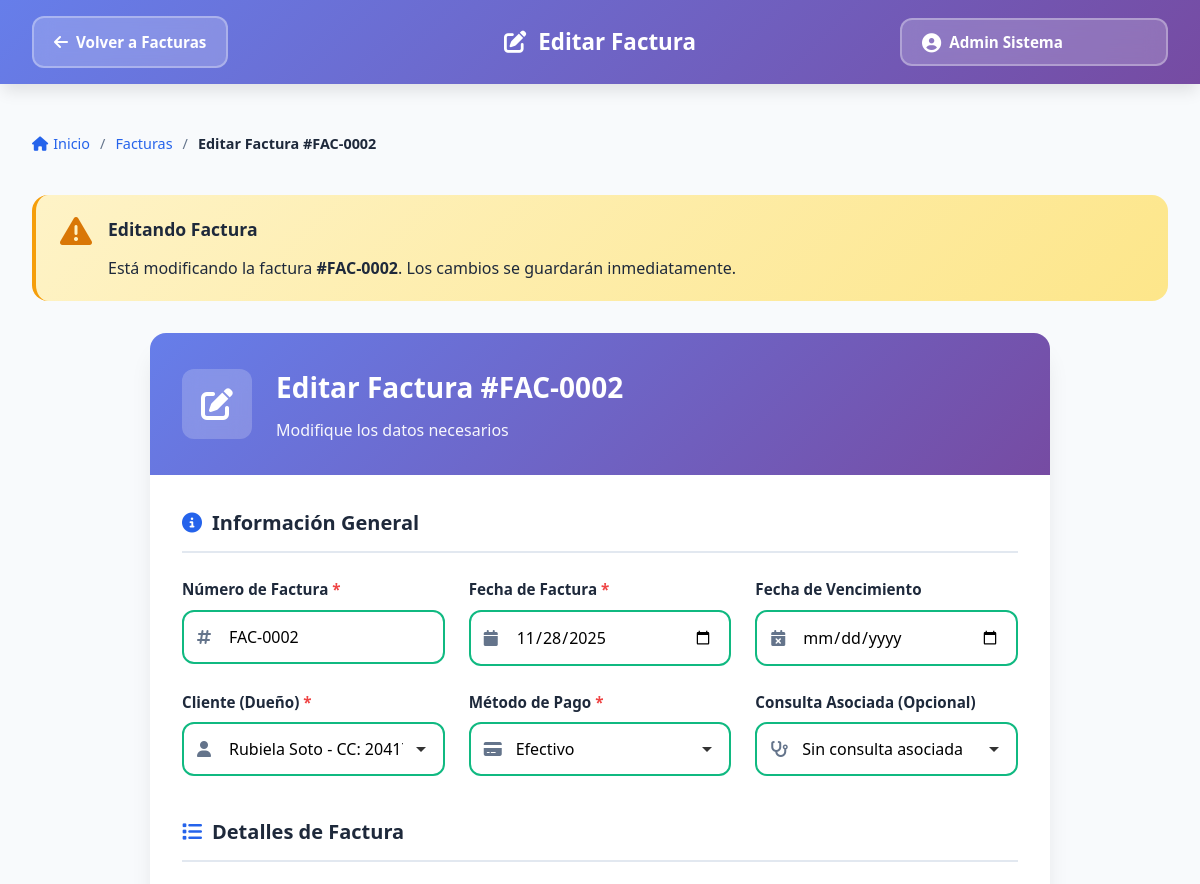
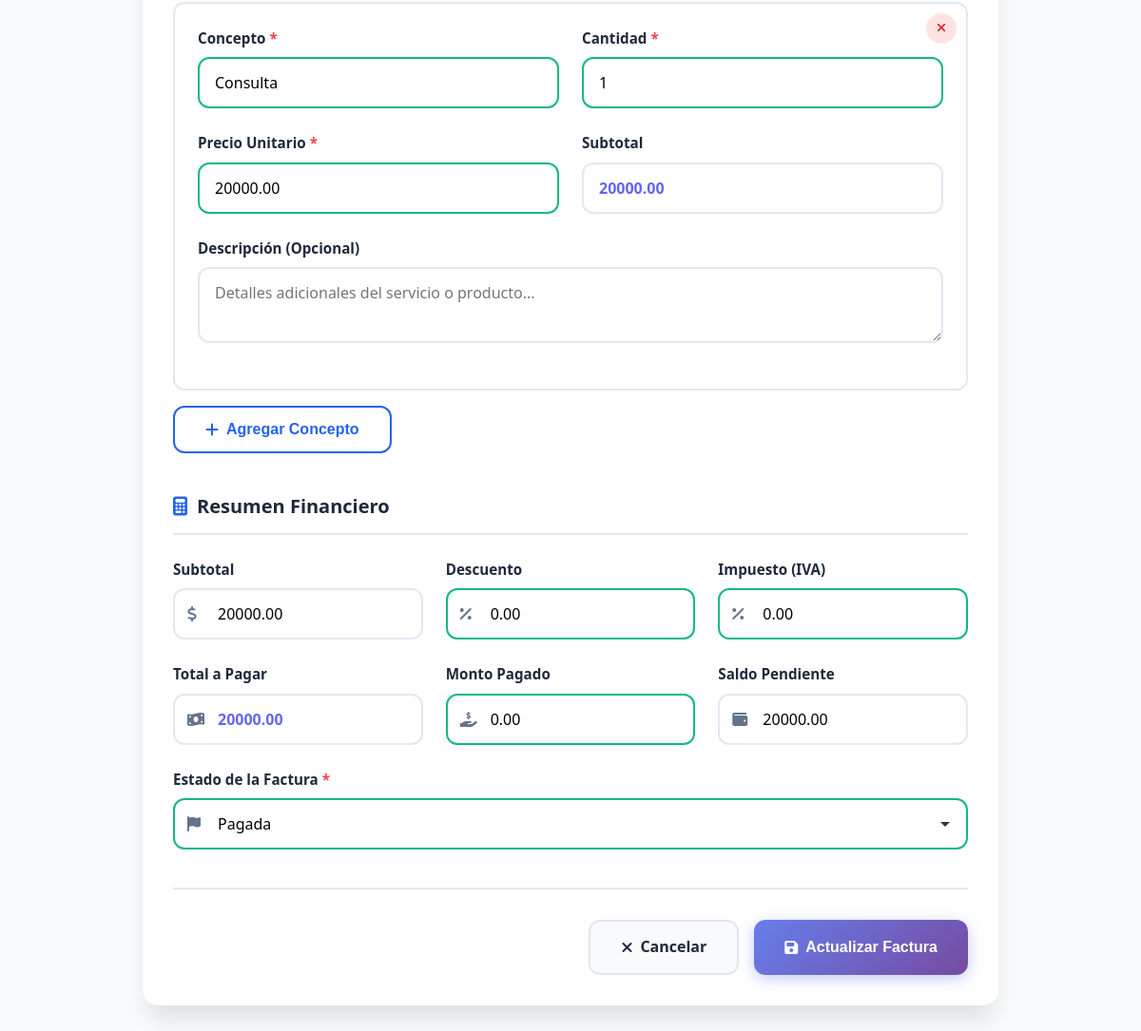
The app's page /Views/Facturas/Editar.php?id=11 (signed in) with its own data (2 pictures, top to bottom).
### tables this page shows
CREATE TABLE `factura` (
  `id_factura` int(10) UNSIGNED NOT NULL,
  `numero_factura` varchar(20) NOT NULL,
  `fecha_factura` date NOT NULL,
  `fecha_vencimiento` date DEFAULT NULL,
  `metodo_pago` enum('Efectivo','Tarjeta','Transferencia','Otro') NOT NULL,
  `subtotal` decimal(10,2) NOT NULL DEFAULT 0.00,
  `descuento` decimal(10,2) NOT NULL DEFAULT 0.00,
  `impuesto` decimal(10,2) NOT NULL DEFAULT 0.00,
  `total` decimal(10,2) NOT NULL,
  `pagado` decimal(10,2) NOT NULL DEFAULT 0.00,
  `saldo` decimal(10,2) NOT NULL DEFAULT 0.00,
  `id_consulta` int(10) UNSIGNED DEFAULT NULL,
  `id_dueno` int(10) UNSIGNED NOT NULL,
  `descripcion` text DEFAULT NULL,
  `observaciones` text DEFAULT NULL,
  `estado` enum('Pendiente','Pagada','Vencida','Anulada') NOT NULL DEFAULT 'Pendiente'
);

### Views/Facturas/Editar.php (the view, shortened to what this page needs)
<?php
$user_name = $_SESSION['user_name'] ?? 'Usuario';
$conn = getConnection();
$id_factura = intval($_GET['id'] ?? 0);
$stmt = $conn->prepare("SELECT f.*, d.primer_nombre, d.primer_apellido
                        FROM factura f
                        INNER JOIN dueno d ON f.id_dueno = d.id_dueno
                        WHERE f.id_factura = ?");
$stmt->bind_param("i", $id_factura);
$stmt->execute();
$result = $stmt->get_result();
$factura = $result->fetch_assoc();
$duenos = $conn->query("SELECT id_dueno, CONCAT(primer_nombre, ' ', primer_apellido) AS nombre_completo, cedula
                        FROM dueno ORDER BY primer_nombre, primer_apellido");
?>
<!DOCTYPE html>
<html lang="es">
<head>
    <link rel="stylesheet" href="https://cdnjs.cloudflare.com/ajax/libs/font-awesome/6.4.0/css/all.min.css">
    <link rel="stylesheet" href="../../Assets/Css/Dashboard.css">
    <link rel="stylesheet" href="../../Assets/Css/Forms.css">
</head>
<body>
    <nav class="navbar">
        <div class="nav-container">
            <div class="nav-left">
                <a href="Listar.php" class="btn-back">
                    <i class="fas fa-arrow-left"></i>
                    Volver a Facturas
                </a>
            </div>
            <div class="nav-center">
                <h1 class="page-title">
                    <i class="fas fa-edit"></i>
                    Editar Factura
                </h1>
            </div>
            <div class="nav-right">
                <span class="user-badge">
                    <i class="fas fa-user-circle"></i>
                    <?php echo htmlspecialchars($user_name); ?>
                </span>
            </div>
        </div>
    </nav>
    <main class="main-content">
        <div class="container">
            <div class="breadcrumb">
                <a href="../../Dashboard.php"><i class="fas fa-home"></i> Inicio</a>
                <span class="separator">/</span>
                <a href="Listar.php">Facturas</a>
                <span class="separator">/</span>
                <span class="current">Editar Factura #<?php echo htmlspecialchars($factura['numero_factura']); ?></span>
            </div>
            <div class="alert alert-warning">
                <div class="alert-icon">
                    <i class="fas fa-exclamation-triangle"></i>
                </div>
                <div class="alert-content">
                    <h4>Editando Factura</h4>
                    <p>Está modificando la factura <strong>#<?php echo htmlspecialchars($factura['numero_factura']); ?></strong>. Los cambios se guardarán inmediatamente.</p>
                </div>
            </div>
            <div class="form-container">
                <div class="form-card">
                    <div class="form-header">
                        <div class="header-icon">
                            <i class="fas fa-edit"></i>
                        </div>
                        <div class="header-text">
                            <h2>Editar Factura #<?php echo htmlspecialchars($factura['numero_factura']); ?></h2>
                            <p>Modifique los datos necesarios</p>
                        </div>
                    </div>
                    <form id="formFactura" method="POST">
                        <div class="form-section">
                            <h3 class="section-title">
                                <i class="fas fa-info-circle"></i>
                                Información General
                            </h3>
                            <div class="form-row">
                                <div class="form-group">
                                    <label for="numero_factura">Número de Factura</label>
                                    <div class="input-with-icon">
                                        <input type="text" id="numero_factura" name="numero_factura"
                                               value="<?php echo htmlspecialchars($factura['numero_factura']); ?>" required>
                                    </div>
                                </div>
                                <div class="form-group">
                                    <label for="fecha_factura">Fecha de Factura</label>
                                    <div class="input-with-icon">
                                        <input type="date" id="fecha_factura" name="fecha_factura"
                                               value="<?php echo $factura['fecha_factura']; ?>" required>
                                    </div>
                                </div>
                                <div class="form-group">
                                    <label for="fecha_vencimiento">Fecha de Vencimiento</label>
                                    <div class="input-with-icon">
                                        <input type="date" id="fecha_vencimiento" name="fecha_vencimiento"
                                               value="<?php echo $factura['fecha_vencimiento']; ?>">
                                    </div>
                                </div>
                            </div>
                            <div class="form-row">
                                <div class="form-group">
                                    <label for="id_dueno">Cliente (Dueño)</label>
                                    <div class="input-with-icon">
                                        <select id="id_dueno" name="id_dueno" required>
                                            <?php while($dueno = $duenos->fetch_assoc()): ?>
                                                <option value="<?php echo $dueno['id_dueno']; ?>"
                                                    <?php echo ($dueno['id_dueno'] == $factura['id_dueno']) ? 'selected' : ''; ?>>
                                                    <?php echo htmlspecialchars($dueno['nombre_completo'] . ' - CC: ' . $dueno['cedula']); ?>
                                                </option>
                                            <?php endwhile; ?>
                                        </select>
                                    </div>
                                </div>
                                <div class="form-group">
                                    <label for="metodo_pago">Método de Pago</label>
                                    <div class="input-with-icon">
                                        <select id="metodo_pago" name="metodo_pago" required>
                                            <option value="Efectivo" <?php echo ($factura['metodo_pago'] == 'Efectivo') ? 'selected' : ''; ?>>Efectivo</option>
                                        </select>
                                    </div>
                                </div>
                                <div class="form-group">
                                    <label for="id_consulta">Consulta Asociada (Opcional)</label>
                                    <div class="input-with-icon">
                                        <select id="id_consulta" name="id_consulta">
                                            <option value="">Sin consulta asociada</option>
                                        </select>
                                    </div>
                                </div>
                            </div>
                        </div>
                        <div class="form-section">
                            <h3 class="section-title">
                                <i class="fas fa-list"></i>
                                Detalles de Factura
                            </h3>
                            <div id="detalles-container">
                            </div>
                            <button type="button" class="btn btn-outline" onclick="agregarDetalle()">
                                <i class="fas fa-plus"></i>
                                Agregar Concepto
                            </button>
                        </div>
                        <div class="form-section">
                            <h3 class="section-title">
                                <i class="fas fa-calculator"></i>
                                Resumen Financiero
                            </h3>
                            <div class="form-row">
                                <div class="form-group">
                                    <label for="subtotal">Subtotal</label>
                                    <div class="input-with-icon">
                                        <input type="number" id="subtotal" name="subtotal" step="0.01"
                                               value="<?php echo $factura['subtotal']; ?>" readonly>
                                    </div>
                                </div>
                                <div class="form-group">
                                    <label for="descuento">Descuento</label>
                                    <div class="input-with-icon">
                                        <input type="number" id="descuento" name="descuento" step="0.01"
                                               value="<?php echo $factura['descuento']; ?>" onchange="calcularTotales()">
                                    </div>
                                </div>
                                <div class="form-group">
                                    <label for="impuesto">Impuesto (IVA)</label>
                                    <div class="input-with-icon">
                                        <input type="number" id="impuesto" name="impuesto" step="0.01"
                                               value="<?php echo $factura['impuesto']; ?>" onchange="calcularTotales()">
                                    </div>
                                </div>
                            </div>
                            <div class="form-row">
                                <div class="form-group">
                                    <label for="total">Total a Pagar</label>
                                    <div class="input-with-icon">
                                        <input type="number" id="total" name="total" step="0.01"
                                               value="<?php echo $factura['total']; ?>" readonly style="font-weight: 700; color: #6366f1;">
                                    </div>
                                </div>
                                <div class="form-group">
                                    <label for="pagado">Monto Pagado</label>
                                    <div class="input-with-icon">
                                        <input type="number" id="pagado" name="pagado" step="0.01"
                                               value="<?php echo $factura['pagado']; ?>" onchange="calcularSaldo()">
                                    </div>
                                </div>
                                <div class="form-group">
                                    <label for="saldo">Saldo Pendiente</label>
                                    <div class="input-with-icon">
                                        <input type="number" id="saldo" name="saldo" step="0.01"
                                               value="<?php echo $factura['saldo']; ?>" readonly>
                                    </div>
                                </div>
                            </div>
                            <div class="form-row">
                                <div class="form-group">
                                    <label for="estado">Estado de la Factura</label>
                                    <div class="input-with-icon">
                                        <select id="estado" name="estado" required>
                                            <option value="Pagada" <?php echo ($factura['estado'] == 'Pagada') ? 'selected' : ''; ?>>Pagada</option>
                                        </select>
                                    </div>
                                </div>
                            </div>
                        </div>
                        <div class="form-actions">
                            <a href="Listar.php" class="btn btn-secondary">
                                <i class="fas fa-times"></i>
                                Cancelar
                            </a>
                            <button type="submit" class="btn btn-primary">
                                <i class="fas fa-save"></i>
                                Actualizar Factura
                            </button>
                        </div>
                    </form>
                </div>
            </div>
        </div>
    </main>
</body>
</html>

### Assets/Css/Dashboard.css (style rules this page uses)
:root { --primary: #2563eb; --primary-dark: #1e40af; --secondary: #10b981; --accent: #8b5cf6; --danger: #ef4444; --warning: #f59e0b; --info: #06b6d4; --success: #10b981; --bg-primary: #f8fafc; --bg-secondary: #ffffff; --text-primary: #1e293b; --text-secondary: #64748b; --border: #e2e8f0; --shadow-sm: 0 1px 2px 0 rgba(0, 0, 0, 0.05); --shadow-md: 0 4px 6px -1px rgba(0, 0, 0, 0.1); --shadow-lg: 0 10px 15px -3px rgba(0, 0, 0, 0.1); --shadow-xl: 0 20px 25px -5px rgba(0, 0, 0, 0.1); --radius-sm: 8px; --radius-md: 12px; --radius-lg: 16px; --transition: all 0.3s cubic-bezier(0.4, 0, 0.2, 1); }
* { margin: 0; padding: 0; box-sizing: border-box; }
body { font-family: 'Segoe UI', 'Inter', -apple-system, BlinkMacSystemFont, sans-serif; background: var(--bg-primary); color: var(--text-primary); line-height: 1.6; min-height: 100vh; display: flex; flex-direction: column; }
.navbar { background: linear-gradient(135deg, #667eea 0%, #764ba2 100%); color: white; box-shadow: var(--shadow-lg); position: sticky; top: 0; z-index: 1000; }
.nav-container { max-width: 1400px; margin: 0 auto; padding: 1rem 2rem; display: grid; grid-template-columns: 1fr 2fr 1fr; align-items: center; gap: 2rem; }
.btn-back { background: rgba(255, 255, 255, 0.2); border: 2px solid rgba(255, 255, 255, 0.3); color: white; padding: 0.625rem 1.25rem; border-radius: var(--radius-md); cursor: pointer; font-size: 0.95rem; font-weight: 600; display: inline-flex; align-items: center; gap: 8px; text-decoration: none; transition: var(--transition); backdrop-filter: blur(10px); }
.btn-back i { font-size: 1rem; }
.nav-center .page-title { font-size: 1.4rem; font-weight: 600; text-align: center; display: flex; align-items: center; justify-content: center; gap: 12px; }
.user-badge { background: rgba(255, 255, 255, 0.2); border: 2px solid rgba(255, 255, 255, 0.3); color: white; padding: 0.625rem 1.25rem; border-radius: var(--radius-md); font-size: 0.95rem; font-weight: 600; display: inline-flex; align-items: center; gap: 8px; backdrop-filter: blur(10px); transition: var(--transition); }
.user-badge i { font-size: 1.2rem; }
.main-content { flex: 1; padding: 2rem 0; }
.container { max-width: 1400px; margin: 0 auto; padding: 0 2rem; }
.section-title { font-size: 1.5rem; font-weight: 700; color: var(--text-primary); margin-bottom: 1.5rem; display: flex; align-items: center; gap: 12px; }
.section-title i { color: var(--primary); }

### records on screen
factura: numero_factura "FAC-0002", fecha_factura "11/28/2025", id_dueno "Rubiela Soto - CC: 2041724812", metodo_pago "Efectivo", subtotal "20000.00", descuento "0.00", impuesto "0.00", total "20000.00", pagado "0.00", saldo "20000.00", estado "Pagada"

### other values on screen
$user_name "Admin Sistema"
